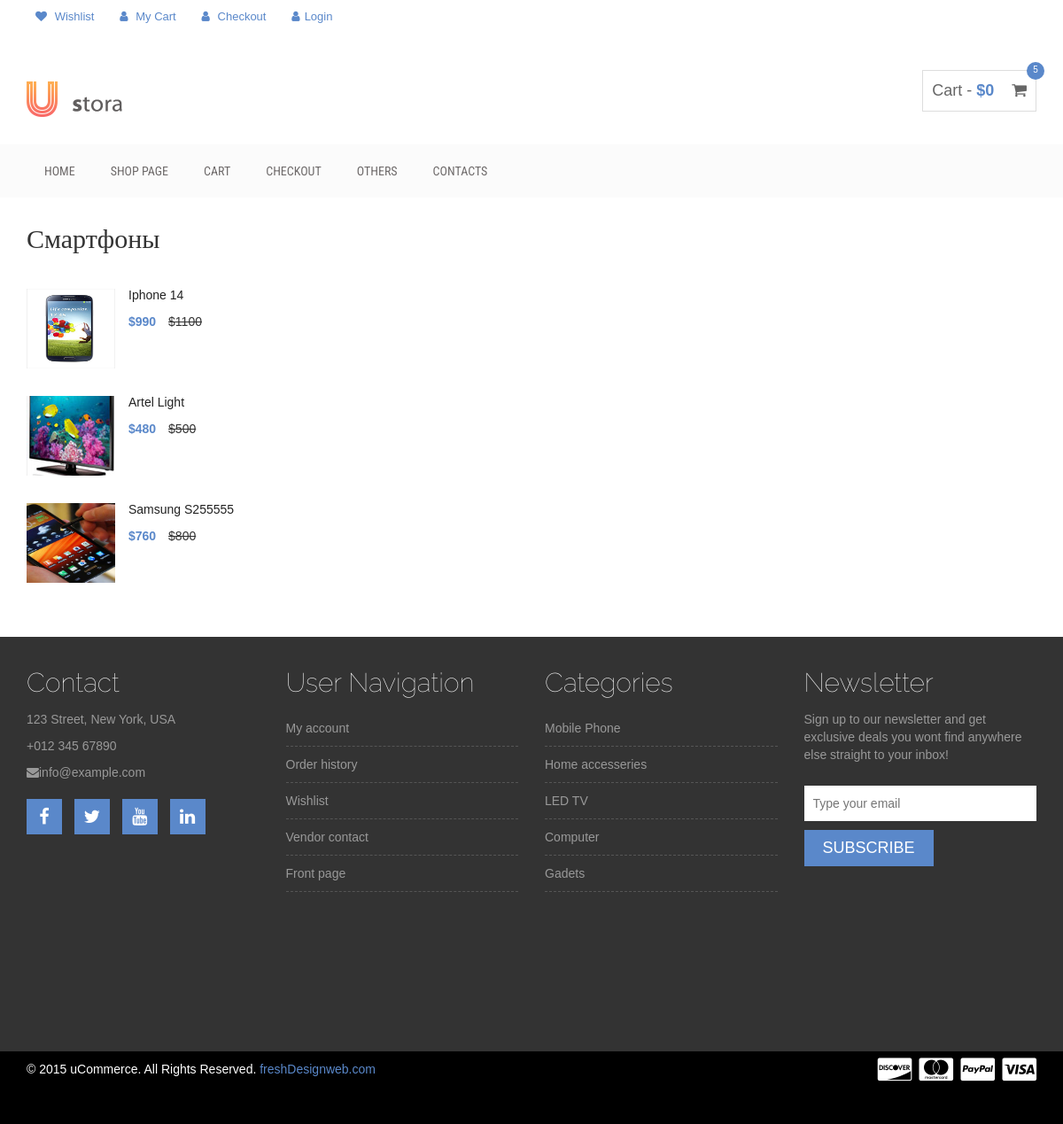
The page /products/category/1 on the database its author committed.
### products/models.py (models this page shows, shortened)
class Category(models.Model):
    name = models.CharField(verbose_name ='Название категории', max_length =50, blank=True)
    description = models.TextField(verbose_name ='Описание', blank=True)
    image = models.ImageField(verbose_name='Картина',upload_to = 'category')
    class Meta:
        verbose_name = 'Категория'
        verbose_name_plural = 'Категории'
        ordering = ['name']

class SingleProduct(models.Model):
    name = models.CharField(verbose_name='Название', max_length=200)
    description = models.TextField(verbose_name='Описание',blank=True)
    category = models.ForeignKey(verbose_name='Категория товара', to='Category', on_delete=models.CASCADE, default=1, related_name='products')
    initial_price = models.BigIntegerField(verbose_name='Цена')
    discount = models.PositiveIntegerField(verbose_name='Процент скидки',blank=True)
    end_price = models.PositiveBigIntegerField(verbose_name='Цена с учетом скидки',editable=False)
    number_products = models.PositiveBigIntegerField(verbose_name='Количество товаров', blank=True, null=True)
    in_store = models.BooleanField(verbose_name='Доступен', default=True)
    images = models.ManyToManyField(to='ProductImage', verbose_name='Картины',blank =True)
    order = models.SmallIntegerField(default=0, db_index=True)
    class Meta:
        verbose_name = 'Продукт'
        verbose_name_plural = 'Продукты'
        ordering = ['order', 'name']

class ProductImage(models.Model):
    image = models.ImageField(verbose_name='Картина', upload_to ='products/%d%m%Y', blank = True)
    description = models.CharField(verbose_name='Описание', max_length=200)
    order = models.PositiveSmallIntegerField(default=0, db_index=True)
    class Meta:
        verbose_name = 'Картина Продукта'
        verbose_name_plural = 'Картины продукта'

### products/views.py (the view)
# urls.py: path('category/<int:pk>', CategoryDetailView.as_view(), name='category_view'),
class CategoryDetailView(DetailView):
    template_name = 'products/category_view.html'
    context_object_name = 'category'
    model = Category

### templates/products/category_view.html (shortened to what this page needs)
{% extends 'layout/base.html' %}
{% block content %}
<div class="product-widget-area">
    <div class="container">
        <div class="row">
            <div class="col-md-4">
                <div class="single-product-widget">
                    <h2 class="product-wid-title">{{ category.name }}</h2>
                    {% for product in category.products.all  %}
                    <div class="single-wid-product">
                        {% if product.images %}
                      <img src="{{ product.images.all.0.image.url }}" alt="" class="product-thumb">
                        {% endif %}
                        <h2><a href="{% url 'products:show_single_product_page' product.pk %}">{{ product.name }}</a></h2>
                        <div class="product-wid-price">
                            <ins>${{ product.end_price }}</ins> <del>${{ product.initial_price }}</del>
                        </div>
                    </div>
                    {% endfor %}
                </div>
            </div>
        </div>
    </div>
</div>
{% endblock content %}

### templates/layout/base.html (shortened to what this page needs)
{% load static %}
<!DOCTYPE html>
<html lang="en">
<head>
        <link rel="stylesheet" href="{% static 'css/bootstrap.min.css' %}">
        <link rel="stylesheet" href="{% static 'css/font-awesome.min.css' %}">
        <link rel="stylesheet" href="{% static 'css/owl.carousel.css' %}">
        <link rel="stylesheet" href="{% static 'css/style.css' %}">
        <link rel="stylesheet" href="{% static 'css/responsive.css' %}">
        <link rel="stylesheet" href="https://stackpath.bootstrapcdn.com/font-awesome/4.7.0/css/font-awesome.min.css">
        <link rel="stylesheet" href="{% static 'forms/css/style.css"' %}>
</head>
<body>
    {% include 'layout/top_nav.html' %}
    {% include 'layout/nav.html' %}
    {% block content %}
    {% endblock content %}
    {% include 'layout/footer.html' %}
    {% include 'layout/bottom_footer.html' %}
</body>
</html>

### templates/layout/top_nav.html (shortened to what this page needs)
{% load static %}
<div class="header-area">
    <div class="container">
        <div class="row">
            <div class="col-md-8">
                <div class="user-menu">
                    <ul>
                        <li><a href="#"><i class="fa fa-heart"></i> Wishlist</a></li>
                        <li><a href="cart.html"><i class="fa fa-user"></i> My Cart</a></li>
                        <li><a href="checkout.html"><i class="fa fa-user"></i> Checkout</a></li>
                        {% if user.is_authenticated %}
                        <li><a href="{% url 'logout' %}"><i class="fa fa-user"></i>Logut</a></li>
                        {% else %}
                        <li><a href="{% url 'login' %}"><i class="fa fa-user"></i>Login</a></li>
                        {% endif %}
                    </ul>
                </div>
            </div>
        </div>
    </div>

### templates/layout/nav.html (shortened to what this page needs)
{% load static %}
<div class="site-branding-area">
    <div class="container">
        <div class="row">
            <div class="col-sm-6">
                <div class="logo">
                    <h1><a href="./"><img src="{% static 'img/logo.png' %}"></a></h1>
                </div>
            </div>
            <div class="col-sm-6">
                <div class="shopping-item">
                    <a href="{% url 'cart:cart_detail' %}">Cart - <span class="cart-amunt">$0</span> <i class="fa fa-shopping-cart"></i>
                        <span class="product-count">5</span></a>
                </div>
            </div>
        </div>
    </div>
</div>
<div class="mainmenu-area">
    <div class="container">
        <div class="row">
            <div class="navbar-collapse collapse">
                <ul class="nav navbar-nav">
                    <li><a href="{% url 'mainpage:show_mainpage' %}">Home</a></li>
                    <li><a href="shop.html">Shop page</a></li>
                    <li><a href="{% url 'cart:cart_detail' %}">Cart</a></li>
                    <li><a href="checkout.html">Checkout</a></li>
                    <li><a href="#">Others</a></li>
                    <li><a href="{% url 'contacts:contact_page_form_view' %}">Contacts</a></li>
                </ul>
            </div>
        </div>
    </div>
</div>

### templates/layout/footer.html (shortened to what this page needs)
{% load static %}
<div class="footer-top-area">
    <div class="container">
        <div class="row">
           <div class="col-lg-3 col-md-6">
                <h4 class="footer-wid-title">Contact</h4>
                <p class="mb-2">123 Street, New York, USA</p>
                <p class="mb-2">+012 345 67890</p>
                <p class="mb-2"><i class="fa fa-envelope me-3"></i>info@example.com</p>
                <div class="footer-social">
                    <a href="#" target="_blank"><i class="fa fa-facebook"></i></a>
                    <a href="#" target="_blank"><i class="fa fa-twitter"></i></a>
                    <a href="#" target="_blank"><i class="fa fa-youtube"></i></a>
                    <a href="#" target="_blank"><i class="fa fa-linkedin"></i></a>
                </div>
            </div>
            <div class="col-md-3 col-sm-6">
                <div class="footer-menu">
                    <h2 class="footer-wid-title">User Navigation </h2>
                    <ul>
                        <li><a href="#">My account</a></li>
                        <li><a href="#">Order history</a></li>
                        <li><a href="#">Wishlist</a></li>
                        <li><a href="#">Vendor contact</a></li>
                        <li><a href="#">Front page</a></li>
                    </ul>
                </div>
            </div>
            <div class="col-md-3 col-sm-6">
                <div class="footer-menu">
                    <h2 class="footer-wid-title">Categories</h2>
                    <ul>
                        <li><a href="#">Mobile Phone</a></li>
                        <li><a href="#">Home accesseries</a></li>
                        <li><a href="#">LED TV</a></li>
                        <li><a href="#">Computer</a></li>
                        <li><a href="#">Gadets</a></li>
                    </ul>
                </div>
            </div>
            <div class="col-md-3 col-sm-6">
                <div class="footer-newsletter">
                    <h2 class="footer-wid-title">Newsletter</h2>
                    <p>Sign up to our newsletter and get exclusive deals you wont find anywhere else straight to your inbox!</p>
                    <div class="newsletter-form">
                        <form action="#">
                            <input type="email" placeholder="Type your email">
                            <input type="submit" value="Subscribe">
                        </form>
                    </div>
                </div>
            </div>
        </div>
    </div>
</div>

### templates/layout/bottom_footer.html
{% load static %}
<div class="footer-bottom-area">
    <div class="container">
        <div class="row">
            <div class="col-md-8">
                <div class="copyright">
                    <p>&copy; 2015 uCommerce. All Rights Reserved. <a href="http://www.freshdesignweb.com" target="_blank">freshDesignweb.com</a></p>
                </div>
            </div>
            <div class="col-md-4">
                <div class="footer-card-icon">
                    <i class="fa fa-cc-discover"></i>
                    <i class="fa fa-cc-mastercard"></i>
                    <i class="fa fa-cc-paypal"></i>
                    <i class="fa fa-cc-visa"></i>
                </div>
            </div>
        </div>
    </div>
</div>

### static/css/style.css (style rules this page uses)
img { max-width: 100%; height: auto; }
h1, h2, h3, h4, h5, h6 { margin: 0 0 15px; }
.user-menu ul { list-style: outside none none; margin: 0; padding: 0; }
.user-menu li { display: inline-block; }
.user-menu li a { display: block; font-size: 13px; margin-right: 5px; padding: 10px; }
.user-menu li a i.fa { margin-right: 5px; }
.mainmenu-area { background: none repeat scroll 0 0 #fbfbfb; font-family: "Roboto Condensed",sans-serif; text-transform: uppercase; width: 100%; z-index: 999; }
.logo h1 { font-size: 40px; margin: 30px 0;font-weight: 400; }
.logo h1 a { color: #999; }
.shopping-item { border: 1px solid #ddd; float: right; font-size: 18px; margin-top: 40px; padding: 10px; position: relative; }
.shopping-item a { color: #666; }
.cart-amunt { color: #5a88ca; font-weight: 700; }
.product-count { background: none repeat scroll 0 0 #5a88ca; border-radius: 50%; color: #fff; display: inline-block; font-size: 10px; height: 20px; padding-top: 2px; position: absolute; right: -10px; text-align: center; top: -10px; width: 20px; }
.shopping-item i.fa { margin-left: 15px; }
.mainmenu-area ul.navbar-nav li a { color: #6e6a6a; font-size: 14px; padding: 20px; }
.product-wid-title { font-family: raleway; font-size: 30px; font-weight: 100; margin-bottom: 40px; }
.single-wid-product { margin-bottom: 31px; overflow: hidden; }
.product-thumb { float: left; height: 90px; margin-right: 15px; width: 100px; }
.single-wid-product h2 { font-size: 14px; margin-bottom: 12px; }
.product-wid-price ins { color: #5a88ca; font-weight: 700; margin-right: 10px; text-decoration: none; }
.single-wid-product h2 a { color: #222; }
.single-product-widget { position: relative; }
.product-widget-area { padding-bottom: 30px; padding-top: 30px; }
.footer-top-area { background: none repeat scroll 0 0 #333; color: #999; padding: 35px 0 180px; }
.footer-bottom-area { background: #000;color: #fff }
.footer-wid-title { font-family: raleway; font-size: 30px; font-weight: 100;color: #fff }
.footer-menu ul { list-style: outside none none; margin: 0; padding: 0; }
.footer-menu ul li { border-bottom: 1px dashed #555; padding: 5px 0; }
.footer-menu a { display: block; padding: 5px 0;color: #999 }
.footer-social a { background: none repeat scroll 0 0 #5a88ca; color: #fff; display: inline-block; font-size: 20px; height: 40px; margin-bottom: 10px; margin-right: 10px; padding-top: 5px; text-align: center; width: 40px;border: 1px solid #5a88ca; }
.footer-social { margin-top: 20px }
.newsletter-form input[type="email"] { background: none repeat scroll 0 0 #fff; border: medium none; margin-bottom: 10px; padding: 10px; width: 100%; }
.newsletter-form input[type="submit"] { background: none repeat scroll 0 0 #5a88ca; border: medium none; color: #fff; display: inline-block; font-size: 18px; padding: 7px 20px; text-transform: uppercase;border: 1px solid #5a88ca; }
.newsletter-form { margin-top: 25px; }
a { color: #5a88ca }
.footer-bottom-area { background: none repeat scroll 0 0 #000; color: #fff; padding-bottom: 40px; }
.footer-card-icon { font-size: 30px; text-align: right; }
.copyright > p { margin: 10px 0 0; }
input[type="text"], input[type="password"], input[type="email"], textarea { border: 1px solid #ddd; padding: 10px; }
input[type="submit"], button[type=submit] { background: none repeat scroll 0 0 #5a88ca; border: medium none; color: #fff; padding: 11px 20px; text-transform: uppercase; }

### static/css/responsive.css (style rules this page uses)
@media only screen and (min-width: 992px) and (max-width: 1280px) { input[type="submit"], button[type="submit"] { padding: 11px 15px; } }

### rows shown on the page
Category: name "Смартфоны"
SingleProduct: images.all.0.image (picture), name "Iphone 14", end_price "990", initial_price "1100"
SingleProduct: images.all.0.image (picture), name "Artel Light", end_price "480", initial_price "500"
SingleProduct: images.all.0.image (picture), name "Samsung S255555", end_price "760", initial_price "800"
